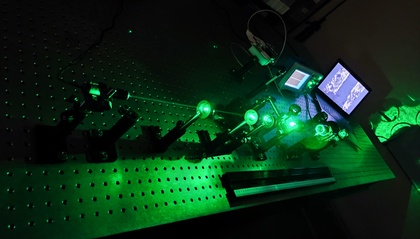
%> input picture class 4/1.jpg, 420 x 239 px, shrunk from 4640 x 2638 before the run
$ octave min_filter.m   (GNU Octave 9; MATLAB toolbox functions it lacks are replaced by stand-ins)
%> lines starting %> are read from the running program, lines starting %| are printed output that depends on the picture; in (x1, y1, x2, y2) boxes, pixels count from 0 and x2, y2 are one past the last pixel; in counts of white or black regions, pixels touching at a corner belong together; the program's own positions count from 1
fprintf('please Select an image');
y=uigetfile('*.*');
%> the answer given: 1.jpg
i=imread(y);
%> i is the input picture: size 239x420x3 uint8; mean R, G, B 12.1, 45.7, 23.9
k=rgb2gray(i);
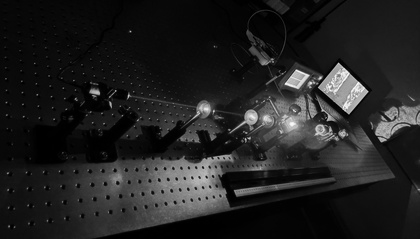
%> k: size 239x420 uint8; min 0, max 251, mean 33.2
j=imnoise(k,'salt & pepper',0.1);
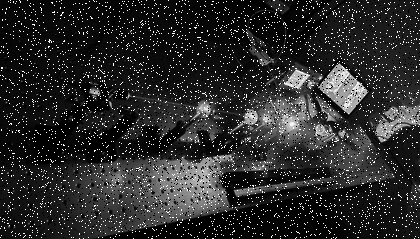
%> j: size 239x420 uint8; min 0, max 255, mean 42.7
d = padarray(j,[1 1],0,'both');
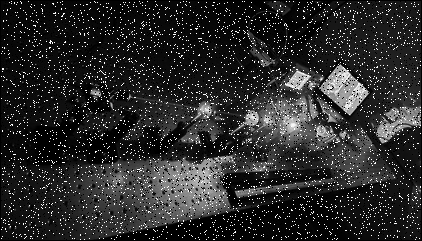
%> d: size 241x422 uint8; min 0, max 255, mean 42.1
[r,c]=size(d);
%> r = 241; c = 422
for R =2:(r-1)
   for C=2:(c-1)
       if d(R,C)>=250
       v=[d(R,C) d(R,C+1) d(R,C-1) d(R+1,C) d(R+1,C-1) d(R+1,C+1) d(R-1,C) d(R-1,C-1) d(R-1,C+1)];
       d(R,C)=min(v);
       end
   end
end
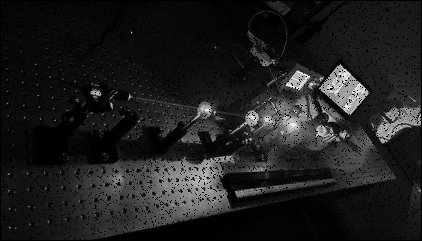
%> d: size 241x422 uint8; 4.97% of pixels changed, all inside (x1, y1, x2, y2) = (1, 1, 421, 240)
%> after the loop, v = [255 18 18 0 0 0 19 19 19]
e=d(2:end-1,2:end-1); %removing padding
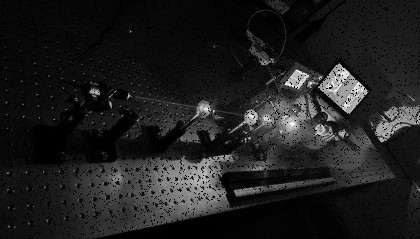
%> e: size 239x420 uint8; min 0, max 249, mean 30.7
subplot(1,3,1);imshow(i);title('Original Image');
subplot(1,3,2);imshow(j);title('salt and pepper noised');
subplot(1,3,3);imshow(e);title('salt removed');

%kam kar raha hai
